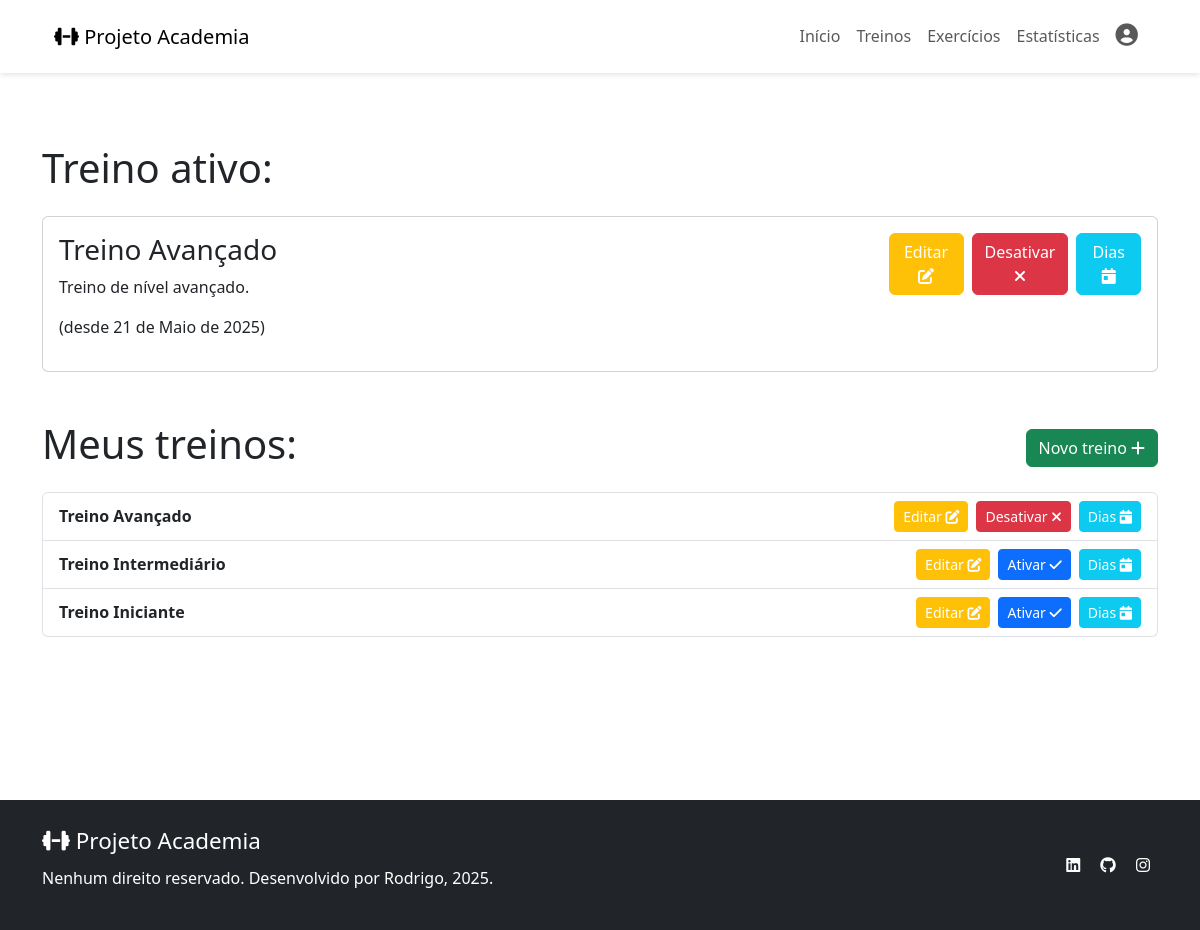
Screenshot of /treinos/ (signed in) with the database file from the repository.
### app_academia/models.py (models this page shows, shortened)
class ActivePlan(models.Model):
    class Meta:
        verbose_name = 'Plano de treino ativo'
        verbose_name_plural = 'Planos de treino ativos'
    user        = models.ForeignKey(User, on_delete=models.CASCADE)
    plan        = models.ForeignKey(TrainingPlan, on_delete=models.CASCADE)
    start_date  = models.DateField(auto_now_add=True)
    end_date    = models.DateField(null=True, blank=True)
    is_active   = models.BooleanField(default=True)

class TrainingPlan(models.Model):
    class Meta:
        verbose_name = 'Plano de treino'
        verbose_name_plural = 'Planos de treino'
    name = models.CharField(max_length=100)
    description = models.TextField(blank=True)
    difficulty = models.CharField(
        max_length=20,
        choices=[('beginner', 'Iniciante'),
                 ('intermediate', 'Intermediário'),
                 ('advanced', 'Avançado')]
    )
    days_count = models.PositiveSmallIntegerField(default=1)
    days = models.ManyToManyField(
        WorkoutDay,
        through='PlanDay',
        related_name='training_plans'
    )
    is_template = models.BooleanField(default=True)
    owner = models.ForeignKey(
        User,
        on_delete=models.SET_NULL,
        null=True,
        blank=True
    )  # null para templates globais

### app_academia/views.py (the view)
# urls.py: path('treinos/', treinos, name='treinos'),
@login_required
def treinos(request):
    meus_planos = TrainingPlan.objects.filter(owner=request.user)
    plano_ativo = ActivePlan.objects.filter(
        user=request.user, is_active=True).first()
    return render(request, 'treinos.html', {
        'meus_planos': meus_planos,
        'plano_ativo': plano_ativo,
    })

### app_academia/templates/treinos.html
{% extends 'index2.html' %}
{% load static %}
{% block content %}
<section class="min-vh-100 py-5">
  <div class="container my-lg-5">
    <h1 class="pt-5 pb-3">Treino ativo:</h1>
    <div class="card p-3 mb-5">
      {% if plano_ativo %}
        <div class="row">
          <div class="col">
            <h3>{{ plano_ativo.plan.name }}</h3>
            <p>
              {{ plano_ativo.plan.description }}
            </p>
            <p>
              (desde {{ plano_ativo.start_date }})
            </p>
          </div>
          <div class="col-12 col-lg-3 d-flex gap-2 align-items-lg-start justify-content-lg-end">
            <a href="{% url 'editar_plano' plano_ativo.plan.id %}"
               class="btn btn-warning text-white">
              Editar
              <i class="fa-solid fa-pen-to-square"></i>
            </a>
            <a href="{% url 'desativar_plano' %}"
               class="btn btn-danger text-white">
              Desativar
              <i class="fa-solid fa-xmark"></i>
            </a>
            <a href="{% url 'listar_dias' plano_ativo.plan.id %}"
               class="btn btn-info text-white">
              Dias
              <i class="fa-solid fa-calendar-day"></i>
            </a>
          </div>
        </div>
      {% else %}
        <p>Nenhum plano ativo</p>
      {% endif %}
    </div>
    <div class="d-flex justify-content-between align-items-center mb-3">
      <h1>Meus treinos:</h1>
      <div>
        <a href="{% url 'novo_plano' %}" class="btn btn-success">
          Novo treino <i class="fa-solid fa-plus"></i>
        </a>
      </div>
    </div>
    <ul class="list-group">
      {% for plano in meus_planos %}
        <li class="list-group-item d-flex justify-content-between align-items-center">
          <div>
            <strong>{{ plano.name }}</strong>
          </div>
          <div class="d-flex gap-2">
            <a href="{% url 'editar_plano' plano.id %}"
               class="btn btn-sm btn-warning text-white">
              Editar
              <i class="fa-solid fa-pen-to-square"></i>
            </a>
            {% if plano_ativo and plano_ativo.plan.id == plano.id %}
              <a href="{% url 'desativar_plano' %}"
                 class="btn btn-sm btn-danger text-white">
                Desativar
                <i class="fa-solid fa-xmark"></i>
              </a>
            {% else %}
              <a href="{% url 'ativar_plano' plano.id %}"
                 class="btn btn-sm btn-primary text-white">
                Ativar
                <i class="fa-solid fa-check"></i>
              </a>
            {% endif %}
            <a href="{% url 'listar_dias' plano.id %}"
               class="btn btn-sm btn-info text-white">
              Dias
              <i class="fa-solid fa-calendar-day"></i>
            </a>
          </div>
        </li>
      {% empty %}
        <li class="list-group-item">Você ainda não tem planos cadastrados.</li>
      {% endfor %}
    </ul>
  </div>
</section>
{% endblock %}

### app_academia/static/css/index2.css (style rules this page uses)
* { margin: 0; padding: 0; box-sizing: border-box; }
a { text-decoration: none; }

### rows the page displays
ActivePlan: plan.name "Treino Avançado", plan.description "Treino de nível avançado.", start_date "21 de Maio de 2025"
TrainingPlan: name "Treino Avançado", shows "Desativar"
TrainingPlan: name "Treino Intermediário", shows "Ativar"
TrainingPlan: name "Treino Iniciante", shows "Ativar"
